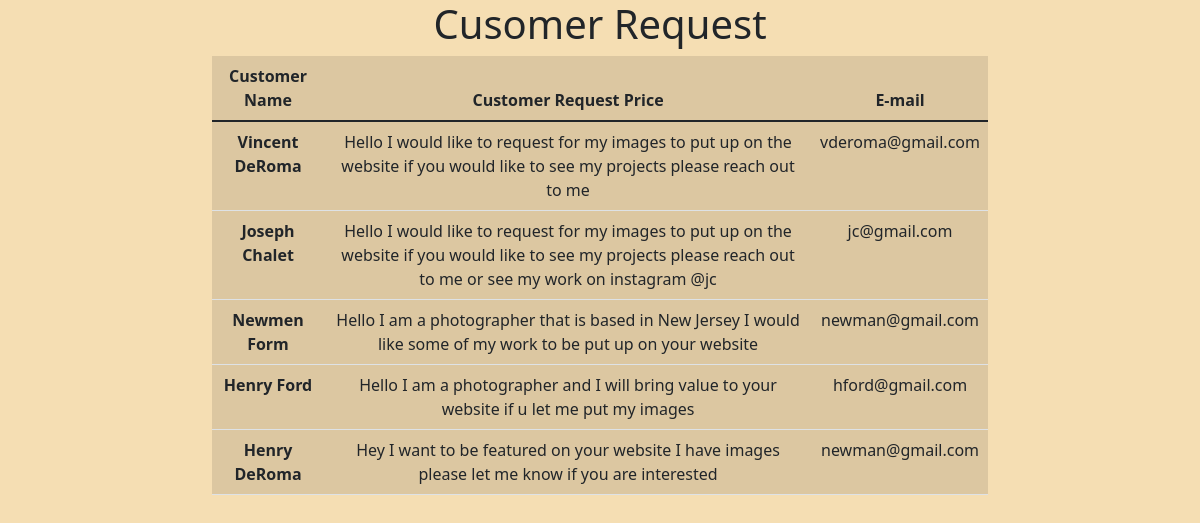
The page /adminview/customerrequest/viewrequest.php on the database its author committed.
### tables this page shows
CREATE TABLE `customerequest` (
  `id` int(11) NOT NULL,
  `firstName` varchar(255) NOT NULL,
  `lastName` varchar(2555) NOT NULL,
  `email` varchar(255) NOT NULL,
  `request` varchar(535) NOT NULL
);

### adminview/customerrequest/viewrequest.php (the view, shortened to what this page needs)
<?php
    $conn = connect();
    $sql = "SELECT * FROM `customerequest`;";
    $execution = $conn -> prepare($sql);
    $execution ->execute();
    $request = $execution -> fetchAll();
?>
<!doctype html>
<html lang="en">
  <head>
    <link href="https://cdn.jsdelivr.net/npm/bootstrap@5.1.3/dist/css/bootstrap.min.css" rel="stylesheet">
  </head>
  <body style="background-color: wheat;">
    <div class="container text-center" style="max-width: 50rem;">
    <h1>Cusomer Request</h1>
        <table class="table table-hover">
      <thead>
        <tr>
          <th scope="col">Customer Name</th>
          <th scope="col">Customer Request Price</th>
          <th scope="col">E-mail</th>
        </tr>
      </thead>
      <tbody>
        <?php foreach ($request as $request) :?>
        <tr>
          <th scope="row"><?php echo $request['firstName']; echo ' '. $request['lastName'] ?></th>
          <td><?php echo $request['request'] ?></td>
          <td> <?php echo $request['email'] ?> </td>
        </tr>
        <?php endforeach?>
      </tbody>
    </table>
    </div>
  </body>
</html>

### adminview/customerrequest/viewrequest.php (style rules this page uses)
table { background-color: rgb(220,199,161); }

### rows shown on the page
customerequest: firstName "Vincent", lastName "DeRoma", request "Hello I would like to request for my images to put up on the website if you would like to see my projects please reach out to me", email "vderoma@gmail.com"
customerequest: firstName "Joseph", lastName "Chalet", request "Hello I would like to request for my images to put up on the website if you would like to see my projects please reach out to me or see my work on instagram @jc", email "jc@gmail.com"
customerequest: firstName "Newmen", lastName "Form", request "Hello I am a photographer that is based in New Jersey I would like some of my work to be put up on your website", email "newman@gmail.com"
customerequest: firstName "Henry", lastName "Ford", request "Hello I am a photographer and I will bring value to your website if u let me put my images", email "hford@gmail.com"
customerequest: firstName "Henry", lastName "DeRoma", request "Hey I want to be featured on your website I have images please let me know if you are interested", email "newman@gmail.com"
